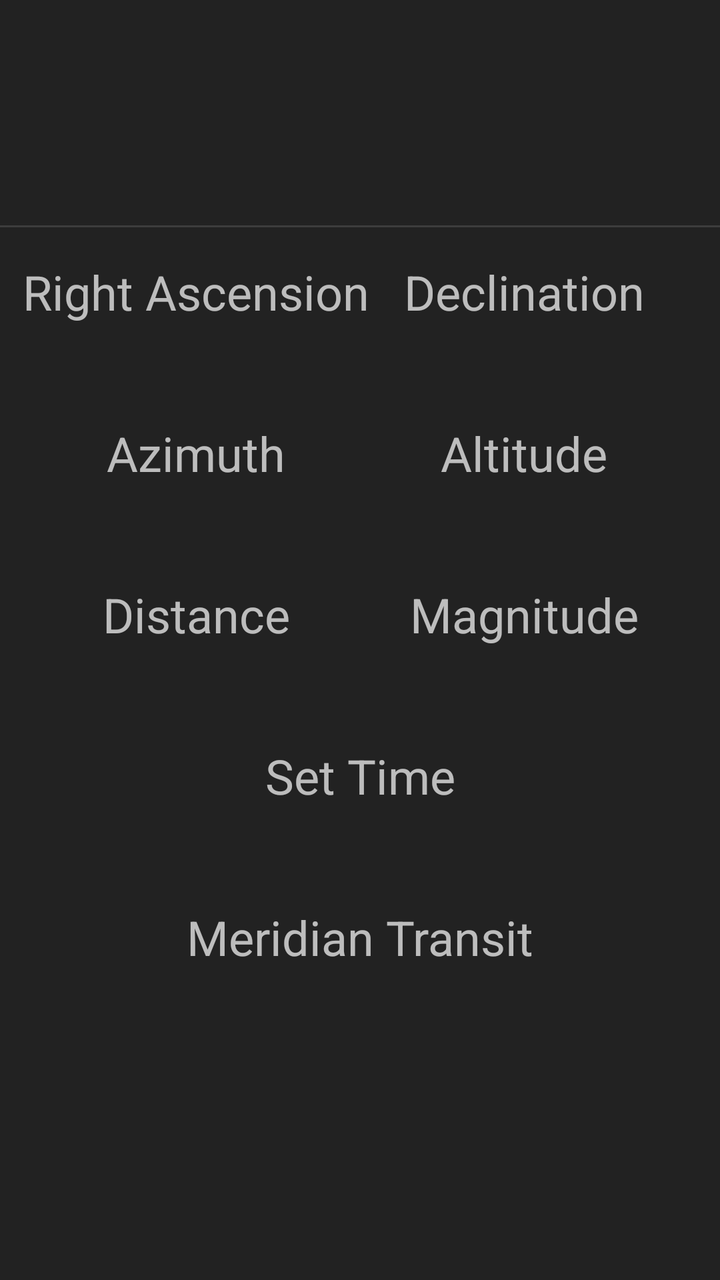
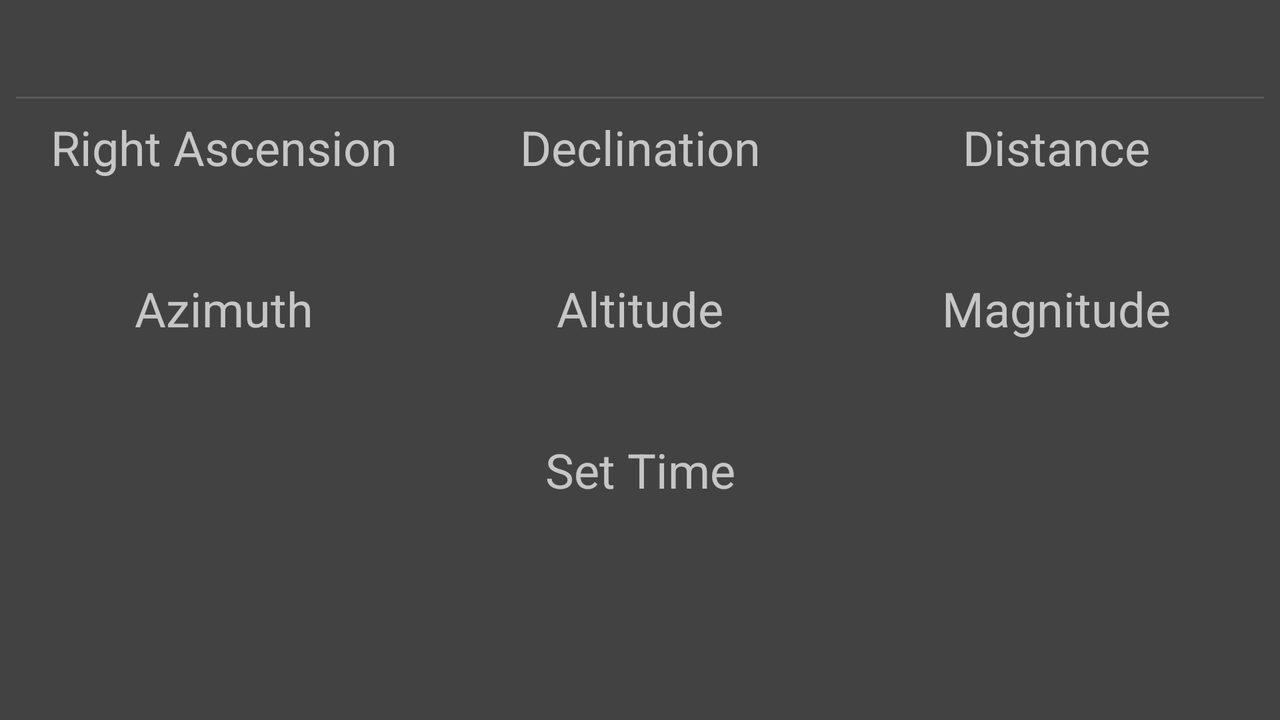

Two renders of one Android screen. The first uses the default layout on a phone; the second uses the alternative layout the repository ships for a different screen configuration, on a matching device. The two XML files are below.
<!-- AndroidManifest.xml: application theme AppTheme -->
<!-- res/layout/fragment_live_position.xml -->
<?xml version="1.0" encoding="utf-8"?>
<android.support.constraint.ConstraintLayout xmlns:android="http://schemas.android.com/apk/res/android"
    xmlns:app="http://schemas.android.com/apk/res-auto"
    android:id="@+id/live_main"
    android:layout_width="match_parent"
    android:layout_height="match_parent"
    android:background="@color/main_back"
    android:orientation="vertical">

    <android.support.constraint.Guideline
        android:id="@+id/live_guide1"
        android:layout_width="wrap_content"
        android:layout_height="wrap_content"
        android:orientation="vertical"
        app:layout_constraintGuide_percent="0.5" />

    <TextView
        android:id="@+id/live_name_text"
        android:layout_width="wrap_content"
        android:layout_height="wrap_content"
        android:layout_marginEnd="16dp"
        android:layout_marginLeft="16dp"
        android:layout_marginRight="16dp"
        android:layout_marginStart="16dp"
        android:layout_marginTop="16dp"
        android:textColor="@color/text_color"
        android:textSize="@dimen/label_text"
        app:layout_constraintEnd_toEndOf="parent"
        app:layout_constraintStart_toStartOf="parent"
        app:layout_constraintTop_toTopOf="parent" />

    <TextView
        android:id="@+id/live_date_text"
        android:layout_width="wrap_content"
        android:layout_height="wrap_content"
        android:layout_marginLeft="16dp"
        android:layout_marginStart="16dp"
        android:layout_marginTop="16dp"
        android:textColor="@color/text_color"
        android:textSize="@dimen/label_text"
        app:layout_constraintEnd_toStartOf="@+id/live_guide1"
        app:layout_constraintStart_toStartOf="parent"
        app:layout_constraintTop_toBottomOf="@+id/live_name_text" />

    <TextView
        android:id="@+id/live_time_text"
        android:layout_width="wrap_content"
        android:layout_height="wrap_content"
        android:layout_marginEnd="16dp"
        android:layout_marginRight="16dp"
        android:layout_marginTop="16dp"
        android:textColor="@color/text_color"
        android:textSize="@dimen/label_text"
        app:layout_constraintEnd_toEndOf="parent"
        app:layout_constraintStart_toStartOf="@+id/live_guide1"
        app:layout_constraintTop_toBottomOf="@+id/live_name_text" />

    <View
        android:id="@+id/view02"
        android:layout_width="wrap_content"
        android:layout_height="1dp"
        android:layout_marginTop="16dp"
        android:background="@color/divider_color"
        app:layout_constraintTop_toBottomOf="@+id/live_date_text" />

    <TextView
        android:id="@+id/live_ra"
        android:layout_width="wrap_content"
        android:layout_height="wrap_content"
        android:layout_marginLeft="16dp"
        android:layout_marginStart="16dp"
        android:layout_marginTop="16dp"
        android:text="@string/data_ra"
        android:textColor="@color/alt_text_color"
        android:textSize="@dimen/label_text"
        app:layout_constraintEnd_toStartOf="@+id/live_guide1"
        app:layout_constraintStart_toStartOf="parent"
        app:layout_constraintTop_toBottomOf="@+id/view02" />

    <TextView
        android:id="@+id/live_ra_text"
        android:layout_width="wrap_content"
        android:layout_height="wrap_content"
        android:textColor="@color/text_color"
        android:textSize="@dimen/label_text"
        app:layout_constraintEnd_toEndOf="@+id/live_ra"
        app:layout_constraintStart_toStartOf="@+id/live_ra"
        app:layout_constraintTop_toBottomOf="@+id/live_ra" />

    <TextView
        android:id="@+id/live_dec"
        android:layout_width="wrap_content"
        android:layout_height="wrap_content"
        android:layout_marginEnd="16dp"
        android:layout_marginRight="16dp"
        android:layout_marginTop="16dp"
        android:text="@string/data_dec"
        android:textColor="@color/alt_text_color"
        android:textSize="@dimen/label_text"
        app:layout_constraintEnd_toEndOf="parent"
        app:layout_constraintStart_toStartOf="@+id/live_guide1"
        app:layout_constraintTop_toBottomOf="@+id/view02" />

    <TextView
        android:id="@+id/live_dec_text"
        android:layout_width="wrap_content"
        android:layout_height="wrap_content"
        android:textColor="@color/text_color"
        android:textSize="@dimen/label_text"
        app:layout_constraintEnd_toEndOf="@+id/live_dec"
        app:layout_constraintStart_toStartOf="@+id/live_dec"
        app:layout_constraintTop_toBottomOf="@+id/live_dec" />

    <TextView
        android:id="@+id/live_az"
        android:layout_width="wrap_content"
        android:layout_height="wrap_content"
        android:layout_marginLeft="16dp"
        android:layout_marginStart="16dp"
        android:layout_marginTop="16dp"
        android:text="@string/data_az"
        android:textColor="@color/alt_text_color"
        android:textSize="@dimen/label_text"
        app:layout_constraintEnd_toStartOf="@+id/live_guide1"
        app:layout_constraintStart_toStartOf="parent"
        app:layout_constraintTop_toBottomOf="@+id/live_ra_text" />

    <TextView
        android:id="@+id/live_az_text"
        android:layout_width="wrap_content"
        android:layout_height="wrap_content"
        android:textColor="@color/text_color"
        android:textSize="@dimen/label_text"
        app:layout_constraintEnd_toEndOf="@+id/live_az"
        app:layout_constraintStart_toStartOf="@+id/live_az"
        app:layout_constraintTop_toBottomOf="@+id/live_az" />

    <TextView
        android:id="@+id/live_alt"
        android:layout_width="wrap_content"
        android:layout_height="wrap_content"
        android:layout_marginEnd="16dp"
        android:layout_marginRight="16dp"
        android:layout_marginTop="16dp"
        android:text="@string/data_alt"
        android:textColor="@color/alt_text_color"
        android:textSize="@dimen/label_text"
        app:layout_constraintEnd_toEndOf="parent"
        app:layout_constraintStart_toStartOf="@+id/live_guide1"
        app:layout_constraintTop_toBottomOf="@+id/live_dec_text" />

    <TextView
        android:id="@+id/live_alt_text"
        android:layout_width="wrap_content"
        android:layout_height="wrap_content"
        android:textColor="@color/text_color"
        android:textSize="@dimen/label_text"
        app:layout_constraintEnd_toEndOf="@+id/live_alt"
        app:layout_constraintStart_toStartOf="@+id/live_alt"
        app:layout_constraintTop_toBottomOf="@+id/live_alt" />

    <TextView
        android:id="@+id/live_dis"
        android:layout_width="wrap_content"
        android:layout_height="wrap_content"
        android:layout_marginLeft="16dp"
        android:layout_marginStart="16dp"
        android:layout_marginTop="16dp"
        android:text="@string/data_dis"
        android:textColor="@color/alt_text_color"
        android:textSize="@dimen/label_text"
        app:layout_constraintEnd_toStartOf="@+id/live_guide1"
        app:layout_constraintStart_toStartOf="parent"
        app:layout_constraintTop_toBottomOf="@+id/live_az_text" />

    <TextView
        android:id="@+id/live_dis_text"
        android:layout_width="wrap_content"
        android:layout_height="wrap_content"
        android:textColor="@color/text_color"
        android:textSize="@dimen/label_text"
        app:layout_constraintEnd_toEndOf="@+id/live_dis"
        app:layout_constraintStart_toStartOf="@+id/live_dis"
        app:layout_constraintTop_toBottomOf="@+id/live_dis" />

    <TextView
        android:id="@+id/live_mag"
        android:layout_width="wrap_content"
        android:layout_height="wrap_content"
        android:layout_marginEnd="16dp"
        android:layout_marginRight="16dp"
        android:layout_marginTop="16dp"
        android:text="@string/data_mag"
        android:textColor="@color/alt_text_color"
        android:textSize="@dimen/label_text"
        app:layout_constraintEnd_toEndOf="parent"
        app:layout_constraintStart_toStartOf="@+id/live_guide1"
        app:layout_constraintTop_toBottomOf="@+id/live_alt_text" />

    <TextView
        android:id="@+id/live_mag_text"
        android:layout_width="wrap_content"
        android:layout_height="wrap_content"
        android:textColor="@color/text_color"
        android:textSize="@dimen/label_text"
        app:layout_constraintEnd_toEndOf="@+id/live_mag"
        app:layout_constraintStart_toStartOf="@+id/live_mag"
        app:layout_constraintTop_toBottomOf="@+id/live_mag" />

    <TextView
        android:id="@+id/live_riseTime"
        android:layout_width="wrap_content"
        android:layout_height="wrap_content"
        android:layout_marginEnd="16dp"
        android:layout_marginLeft="16dp"
        android:layout_marginRight="16dp"
        android:layout_marginStart="16dp"
        android:layout_marginTop="16dp"
        android:text="@string/data_set"
        android:textColor="@color/alt_text_color"
        android:textSize="@dimen/label_text"
        app:layout_constraintEnd_toEndOf="parent"
        app:layout_constraintStart_toStartOf="parent"
        app:layout_constraintTop_toBottomOf="@+id/live_dis_text" />

    <TextView
        android:id="@+id/live_riseTime_text"
        android:layout_width="wrap_content"
        android:layout_height="wrap_content"
        android:layout_marginEnd="16dp"
        android:layout_marginLeft="16dp"
        android:layout_marginRight="16dp"
        android:layout_marginStart="16dp"
        android:textColor="@color/text_color"
        android:textSize="@dimen/label_text"
        app:layout_constraintEnd_toEndOf="parent"
        app:layout_constraintStart_toStartOf="parent"
        app:layout_constraintTop_toBottomOf="@+id/live_riseTime" />

    <TextView
        android:id="@+id/live_transitTime"
        android:layout_width="wrap_content"
        android:layout_height="wrap_content"
        android:layout_marginEnd="16dp"
        android:layout_marginLeft="16dp"
        android:layout_marginRight="16dp"
        android:layout_marginStart="16dp"
        android:layout_marginTop="16dp"
        android:text="@string/data_transit"
        android:textColor="@color/alt_text_color"
        android:textSize="@dimen/label_text"
        app:layout_constraintEnd_toEndOf="parent"
        app:layout_constraintStart_toStartOf="parent"
        app:layout_constraintTop_toBottomOf="@+id/live_riseTime_text" />

    <TextView
        android:id="@+id/live_transitTime_text"
        android:layout_width="wrap_content"
        android:layout_height="wrap_content"
        android:layout_marginEnd="16dp"
        android:layout_marginLeft="16dp"
        android:layout_marginRight="16dp"
        android:layout_marginStart="16dp"
        android:textColor="@color/text_color"
        android:textSize="@dimen/label_text"
        app:layout_constraintEnd_toEndOf="parent"
        app:layout_constraintStart_toStartOf="parent"
        app:layout_constraintTop_toBottomOf="@+id/live_transitTime" />

    <TextView
        android:id="@+id/live_below_text"
        android:layout_width="wrap_content"
        android:layout_height="wrap_content"
        android:layout_marginEnd="16dp"
        android:layout_marginLeft="16dp"
        android:layout_marginRight="16dp"
        android:layout_marginStart="16dp"
        android:layout_marginTop="16dp"
        android:text="@string/below_hor"
        android:textColor="@color/alert_color"
        android:textSize="@dimen/label_text"
        android:visibility="gone"
        app:layout_constraintEnd_toEndOf="parent"
        app:layout_constraintStart_toStartOf="parent"
        app:layout_constraintTop_toBottomOf="@+id/live_transitTime_text" />

</android.support.constraint.ConstraintLayout>
<!-- resources referenced by this layout -->
<resources>
  <color name="alert_color">#FFFF0000</color>
  <color name="alt_text_color">#B3FFFFFF</color>
  <color name="divider_color">#1FFFFFFF</color>
  <color name="main_back">#222222</color>
  <color name="text_color">#ffffff</color>
  <dimen name="label_text">24sp</dimen>
  <string name="below_hor">Object below horizon</string>
  <string name="data_alt">Altitude</string>
  <string name="data_az">Azimuth</string>
  <string name="data_dec">Declination</string>
  <string name="data_dis">Distance</string>
  <string name="data_mag">Magnitude</string>
  <string name="data_ra">Right Ascension</string>
  <string name="data_set">Set Time</string>
  <string name="data_transit">Meridian Transit</string>
  <style name="AppTheme" parent="AppTheme.Base" />
  <style name="AppTheme.Base" parent="Theme.AppCompat">
          
          <item name="colorPrimary">@color/colorPrimary</item>
          <item name="colorPrimaryDark">@color/colorPrimaryDark</item>
          <item name="colorAccent">@color/colorAccent</item>
          <item name="colorButtonNormal">@color/button_back</item>
          <item name="windowNoTitle">true</item>
          <item name="windowActionBar">false</item>
      </style>
  <color name="colorPrimary">#1d2636</color>
  <color name="colorPrimaryDark">#171e2b</color>
  <color name="colorAccent">#2D3C54</color>
  <color name="button_back">#1d2636</color>
</resources>
<!-- res/layout-land/fragment_live_position.xml (the author's variant of the layout above) -->
<!-- drawn on the phone turned sideways -->
<?xml version="1.0" encoding="utf-8"?>
<LinearLayout xmlns:android="http://schemas.android.com/apk/res/android"
    android:layout_width="fill_parent"
    android:layout_height="fill_parent"
    android:background="@color/cardview_dark_background"
    android:orientation="vertical"
    android:padding="@dimen/data_card">

    <LinearLayout
        android:layout_width="match_parent"
        android:layout_height="wrap_content"
        android:orientation="horizontal"
        android:paddingBottom="@dimen/data_card">

        <TextView
            android:id="@+id/live_name_text"
            android:layout_width="match_parent"
            android:layout_height="wrap_content"
            android:layout_weight="0.3"
            android:gravity="center_horizontal"
            android:textColor="@color/text_color"
            android:textSize="@dimen/label_text" />

        <TextView
            android:id="@+id/live_date_text"
            android:layout_width="match_parent"
            android:layout_height="wrap_content"
            android:layout_weight="0.3"
            android:gravity="center_horizontal"
            android:textColor="@color/text_color"
            android:textSize="@dimen/label_text" />

        <TextView
            android:id="@+id/live_time_text"
            android:layout_width="match_parent"
            android:layout_height="wrap_content"
            android:layout_weight="0.3"
            android:gravity="center_horizontal"
            android:textColor="@color/text_color"
            android:textSize="@dimen/label_text" />
    </LinearLayout>

    <View
        android:id="@+id/view02"
        android:layout_width="fill_parent"
        android:layout_height="1dp"
        android:background="@color/divider_color" />

    <LinearLayout
        android:id="@+id/live_layout"
        android:layout_width="fill_parent"
        android:layout_height="wrap_content"
        android:baselineAligned="false"
        android:orientation="horizontal"
        android:paddingTop="@dimen/data_card">

        <LinearLayout
            android:layout_width="match_parent"
            android:layout_height="match_parent"
            android:layout_weight="0.3"
            android:orientation="vertical">

            <TextView
                android:id="@+id/live_ra"
                android:layout_width="match_parent"
                android:layout_height="wrap_content"
                android:gravity="center_horizontal"
                android:text="@string/data_ra"
                android:textColor="@color/alt_text_color"
                android:textSize="@dimen/label_text" />

            <TextView
                android:id="@+id/live_ra_text"
                android:layout_width="match_parent"
                android:layout_height="wrap_content"
                android:gravity="center_horizontal"
                android:textColor="@color/text_color"
                android:textSize="@dimen/label_text" />

            <View
                android:id="@+id/view3"
                android:layout_width="fill_parent"
                android:layout_height="@dimen/data_card_pad" />

            <TextView
                android:id="@+id/live_az"
                android:layout_width="match_parent"
                android:layout_height="wrap_content"
                android:gravity="center_horizontal"
                android:text="@string/data_az"
                android:textColor="@color/alt_text_color"
                android:textSize="@dimen/label_text" />

            <TextView
                android:id="@+id/live_az_text"
                android:layout_width="match_parent"
                android:layout_height="wrap_content"
                android:gravity="center_horizontal"
                android:textColor="@color/text_color"
                android:textSize="@dimen/label_text" />

        </LinearLayout>

        <LinearLayout
            android:layout_width="match_parent"
            android:layout_height="match_parent"
            android:layout_weight="0.3"
            android:orientation="vertical">

            <TextView
                android:id="@+id/live_dec"
                android:layout_width="match_parent"
                android:layout_height="wrap_content"
                android:gravity="center_horizontal"
                android:text="@string/data_dec"
                android:textColor="@color/alt_text_color"
                android:textSize="@dimen/label_text" />

            <TextView
                android:id="@+id/live_dec_text"
                android:layout_width="match_parent"
                android:layout_height="wrap_content"
                android:gravity="center_horizontal"
                android:textColor="@color/text_color"
                android:textSize="@dimen/label_text" />

            <View
                android:id="@+id/view5"
                android:layout_width="fill_parent"
                android:layout_height="@dimen/data_card_pad" />

            <TextView
                android:id="@+id/live_alt"
                android:layout_width="match_parent"
                android:layout_height="wrap_content"
                android:gravity="center_horizontal"
                android:text="@string/data_alt"
                android:textColor="@color/alt_text_color"
                android:textSize="@dimen/label_text" />

            <TextView
                android:id="@+id/live_alt_text"
                android:layout_width="match_parent"
                android:layout_height="wrap_content"
                android:gravity="center_horizontal"
                android:textColor="@color/text_color"
                android:textSize="@dimen/label_text" />

        </LinearLayout>

        <LinearLayout
            android:layout_width="match_parent"
            android:layout_height="match_parent"
            android:layout_weight="0.3"
            android:orientation="vertical">

            <TextView
                android:id="@+id/live_dis"
                android:layout_width="match_parent"
                android:layout_height="wrap_content"
                android:gravity="center_horizontal"
                android:text="@string/data_dis"
                android:textColor="@color/alt_text_color"
                android:textSize="@dimen/label_text" />

            <TextView
                android:id="@+id/live_dis_text"
                android:layout_width="match_parent"
                android:layout_height="wrap_content"
                android:gravity="center_horizontal"
                android:textColor="@color/text_color"
                android:textSize="@dimen/label_text" />

            <View
                android:id="@+id/view6"
                android:layout_width="fill_parent"
                android:layout_height="@dimen/data_card_pad" />

            <TextView
                android:id="@+id/live_mag"
                android:layout_width="match_parent"
                android:layout_height="wrap_content"
                android:gravity="center_horizontal"
                android:text="@string/data_mag"
                android:textColor="@color/alt_text_color"
                android:textSize="@dimen/label_text" />

            <TextView
                android:id="@+id/live_mag_text"
                android:layout_width="match_parent"
                android:layout_height="wrap_content"
                android:gravity="center_horizontal"
                android:textColor="@color/text_color"
                android:textSize="@dimen/label_text" />
        </LinearLayout>
    </LinearLayout>

    <View
        android:id="@+id/view7"
        android:layout_width="fill_parent"
        android:layout_height="@dimen/data_card_pad" />

    <TextView
        android:id="@+id/live_riseTime"
        android:layout_width="match_parent"
        android:layout_height="wrap_content"
        android:gravity="center_horizontal"
        android:text="@string/data_set"
        android:textColor="@color/alt_text_color"
        android:textSize="@dimen/label_text" />

    <TextView
        android:id="@+id/live_riseTime_text"
        android:layout_width="match_parent"
        android:layout_height="wrap_content"
        android:gravity="center_horizontal"
        android:textColor="@color/text_color"
        android:textSize="@dimen/label_text" />

    <View
        android:id="@+id/view01"
        android:layout_width="fill_parent"
        android:layout_height="@dimen/data_card_pad" />

    <TextView
        android:id="@+id/live_below_text"
        android:layout_width="wrap_content"
        android:layout_height="wrap_content"
        android:layout_gravity="center_horizontal"
        android:text="@string/below_hor"
        android:textColor="@color/alert_color"
        android:textSize="@dimen/label_text"
        android:visibility="invisible" />
</LinearLayout>
<!-- resources referenced by the variant -->
<!-- as the phone turned sideways resolves them -->
<resources>
  <color name="alert_color">#FFFF0000</color>
  <color name="alt_text_color">#B3FFFFFF</color>
  <color name="divider_color">#1FFFFFFF</color>
  <color name="text_color">#ffffff</color>
  <dimen name="data_card">8dp</dimen>
  <dimen name="data_card_pad">16dp</dimen>
  <dimen name="label_text">24sp</dimen>
  <string name="below_hor">Object below horizon</string>
  <string name="data_alt">Altitude</string>
  <string name="data_az">Azimuth</string>
  <string name="data_dec">Declination</string>
  <string name="data_dis">Distance</string>
  <string name="data_mag">Magnitude</string>
  <string name="data_ra">Right Ascension</string>
  <string name="data_set">Set Time</string>
  <style name="AppTheme" parent="AppTheme.Base" />
  <style name="AppTheme.Base" parent="Theme.AppCompat">
          
          <item name="colorPrimary">@color/colorPrimary</item>
          <item name="colorPrimaryDark">@color/colorPrimaryDark</item>
          <item name="colorAccent">@color/colorAccent</item>
          <item name="colorButtonNormal">@color/button_back</item>
          <item name="windowNoTitle">true</item>
          <item name="windowActionBar">false</item>
      </style>
  <color name="colorPrimary">#1d2636</color>
  <color name="colorPrimaryDark">#171e2b</color>
  <color name="colorAccent">#2D3C54</color>
  <color name="button_back">#1d2636</color>
</resources>
